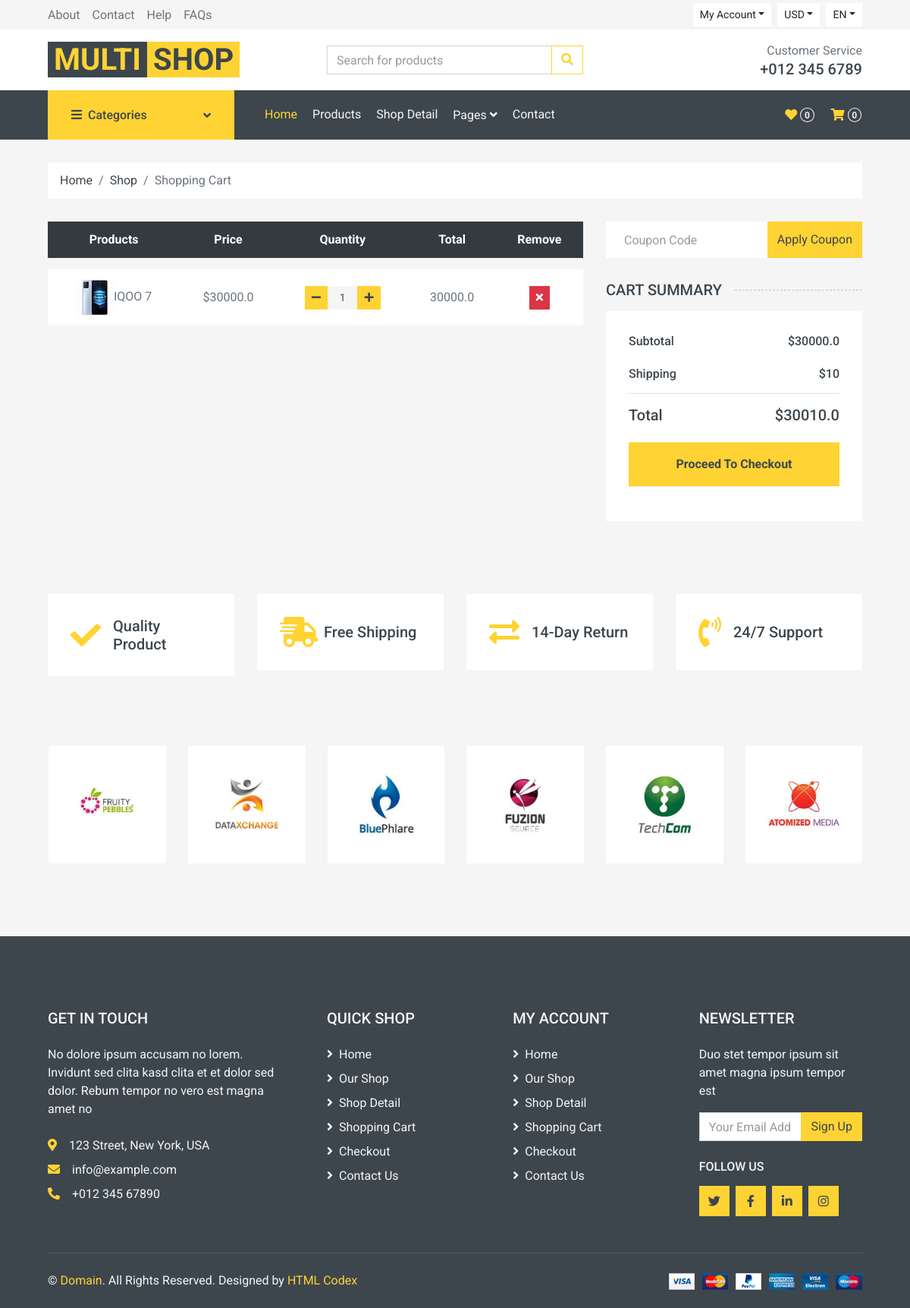
The page /cart/ (signed in) on the database its author committed.
### orders/models.py (models this page shows)
class Orderitem(models.Model):
    product=models.ForeignKey(Product,on_delete=models.SET_NULL,related_name='add_cart',null=True)
    quantity=models.IntegerField(default=1)
    owner=models.ForeignKey(Order,on_delete=models.CASCADE,related_name='related_order')

### product/models.py (models this page shows)
class Product(models.Model):
    LIVE=1
    DELETE=0
    DELETE_CHOICE=((LIVE,'Live'),('Delete',DELETE))
    title=models.CharField(max_length=100,null=True)
    price=models.FloatField()
    description=models.TextField()
    image=models.ImageField(upload_to='media/')
    priority=models.IntegerField(default=0)
    delete_status=models.IntegerField(choices=DELETE_CHOICE,default=LIVE)
    created_at=models.DateTimeField(auto_now_add=True)
    updated_at=models.DateTimeField(auto_now=True)

### orders/views.py (the view)
# urls.py: path('cart/',views.cart,name='cart'),
@login_required(login_url=LOGIN_URL)
def cart(request):
    user=request.user
    customer=user.related_user
    cart_obj,created=Order.objects.get_or_create(
        owners=customer,
        order_status=Order.ORDER_STAGE
    )
    cart_items = cart_obj.related_order.all()
    item=[]
    total=0
    for i in cart_items:
        t=i.quantity*i.product.price
        total+=t
        item.append((i,t))
    return render(request,'cart.html',{'cart':item,'total':total})

### orders/templatetags/addition.py (called while the page is built)
@register.simple_tag(name='addition')
def addition(a,b):
    return a+b

### templates/cart.html
{% extends 'blank_layout.html' %}
{% block header %}
{% include 'header.html' %}
{% endblock header %}
{% block cart %}
{% include 'cart_details.html' %}
{% endblock cart %}

### templates/cart_details.html (shortened to what this page needs)
{% load static %}
{% load addition %}
<div class="container-fluid">
    <div class="row px-xl-5">
        <div class="col-12">
            <nav class="breadcrumb bg-light mb-30">
                <a class="breadcrumb-item text-dark" href="#">Home</a>
                <a class="breadcrumb-item text-dark" href="#">Shop</a>
                <span class="breadcrumb-item active">Shopping Cart</span>
            </nav>
        </div>
    </div>
</div>
<div class="container-fluid">
    <div class="row px-xl-5">
        <div class="col-lg-8 table-responsive mb-5">
            <table class="table table-light table-borderless table-hover text-center mb-0">
                <thead class="thead-dark">
                    <tr>
                        <th>Products</th>
                        <th>Price</th>
                        <th>Quantity</th>
                        <th>Total</th>
                        <th>Remove</th>
                    </tr>
                </thead>
                <tbody class="align-middle">
                    {% for i,t in cart %}
                    <tr>
                        <td class="align-middle"><img src="{{ i.product.image.url }}" alt=""
                                style="width: 50px;">{{i.product.title}}</td>
                        <td class="align-middle">${{i.product.price}}</td>
                        <td class="align-middle">
                            <div class="input-group quantity mx-auto" style="width: 100px;">
                                <div class="input-group-btn">
                                    <a href="{% url 'decrease_quantity' i.id %}"
                                        class="btn btn-sm btn-primary btn-minus">
                                        <i class="fa fa-minus"></i>
                                    </a>
                                </div>
                                <input type="text"
                                    class="form-control form-control-sm bg-secondary border-0 text-center"
                                    value="{{ i.quantity }}" readonly>
                                <div class="input-group-btn">
                                    <a href="{% url 'increase_quantity' i.id %}"
                                        class="btn btn-sm btn-primary btn-plus">
                                        <i class="fa fa-plus"></i>
                                    </a>
                                </div>
                            </div>
                        </td>
                        <td class="align-middle">{{t}}</td>
                        <td class="align-middle">
                            <a href="{% url 'remove' i.id %}" class="btn btn-sm btn-danger">
                                <i class="fa fa-times"></i>
                            </a>
                        </td>
                    </tr>
                    {% endfor %}
                </tbody>
            </table>
        </div>
        <div class="col-lg-4">
            <form class="mb-30" action="">
                <div class="input-group">
                    <input type="text" class="form-control border-0 p-4" placeholder="Coupon Code">
                    <div class="input-group-append">
                        <button class="btn btn-primary">Apply Coupon</button>
                    </div>
                </div>
            </form>
            <h5 class="section-title position-relative text-uppercase mb-3"><span class="bg-secondary pr-3">Cart
                    Summary</span></h5>
            <div class="bg-light p-30 mb-5">
                <div class="border-bottom pb-2">
                    <div class="d-flex justify-content-between mb-3">
                        <h6>Subtotal</h6>
                        <h6>${{total}}</h6>
                    </div>
                    <div class="d-flex justify-content-between">
                        <h6 class="font-weight-medium">Shipping</h6>
                        <h6 class="font-weight-medium">$10</h6>
                    </div>
                </div>
                <div class="pt-2">
                    <div class="d-flex justify-content-between mt-2">
                        <h5>Total</h5>
                        <h5>${% addition 10 total %}</h5>
                    </div>
                    <form method="post" action="{% url 'checkout' %}" enctype="multipart/form-data">
                    <button class="btn btn-block btn-primary font-weight-bold my-3 py-3" type="submit">Proceed To Checkout</button>
                </form>
            </div>
            </div>
        </div>
    </div>
</div>

### rows shown on the page
Orderitem: product.image (picture), product "IQOO 7", product.price "30000.0", quantity "1", t "30000.0"

### other values the page prints
{{ total }} "30000.0"
